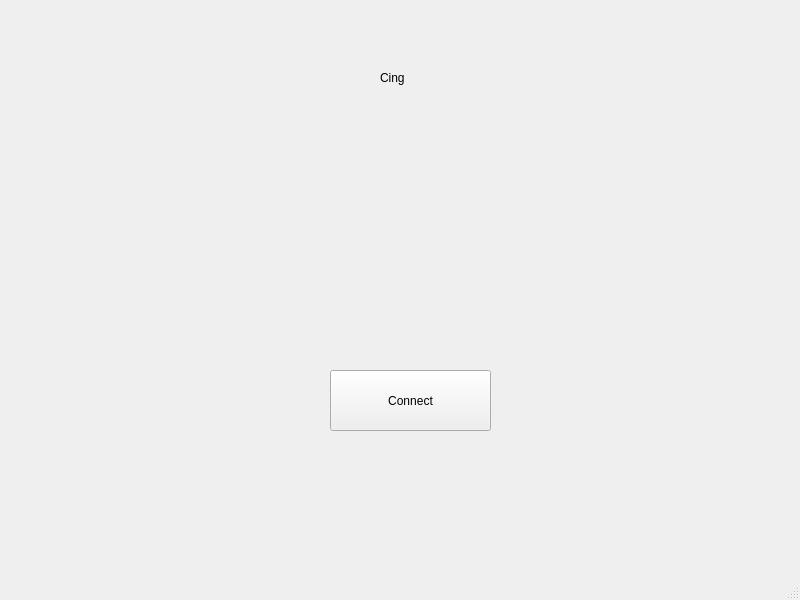
<?xml version="1.0" encoding="UTF-8"?>
<ui version="4.0">
 <class>MainWindow</class>
 <widget class="QMainWindow" name="MainWindow">
  <property name="geometry">
   <rect>
    <x>0</x>
    <y>0</y>
    <width>800</width>
    <height>600</height>
   </rect>
  </property>
  <property name="windowTitle">
   <string>MainWindow</string>
  </property>
  <widget class="QWidget" name="centralwidget">
   <widget class="QPushButton" name="connect_BTN">
    <property name="geometry">
     <rect>
      <x>330</x>
      <y>370</y>
      <width>161</width>
      <height>61</height>
     </rect>
    </property>
    <property name="text">
     <string>Connect</string>
    </property>
   </widget>
   <widget class="QLabel" name="heading_label">
    <property name="geometry">
     <rect>
      <x>380</x>
      <y>70</y>
      <width>49</width>
      <height>16</height>
     </rect>
    </property>
    <property name="text">
     <string>Cing</string>
    </property>
   </widget>
  </widget>
  <widget class="QStatusBar" name="statusbar"/>
  <widget class="QMenuBar" name="menubar">
   <property name="geometry">
    <rect>
     <x>0</x>
     <y>0</y>
     <width>800</width>
     <height>28</height>
    </rect>
   </property>
  </widget>
 </widget>
 <resources/>
 <connections/>
</ui>
